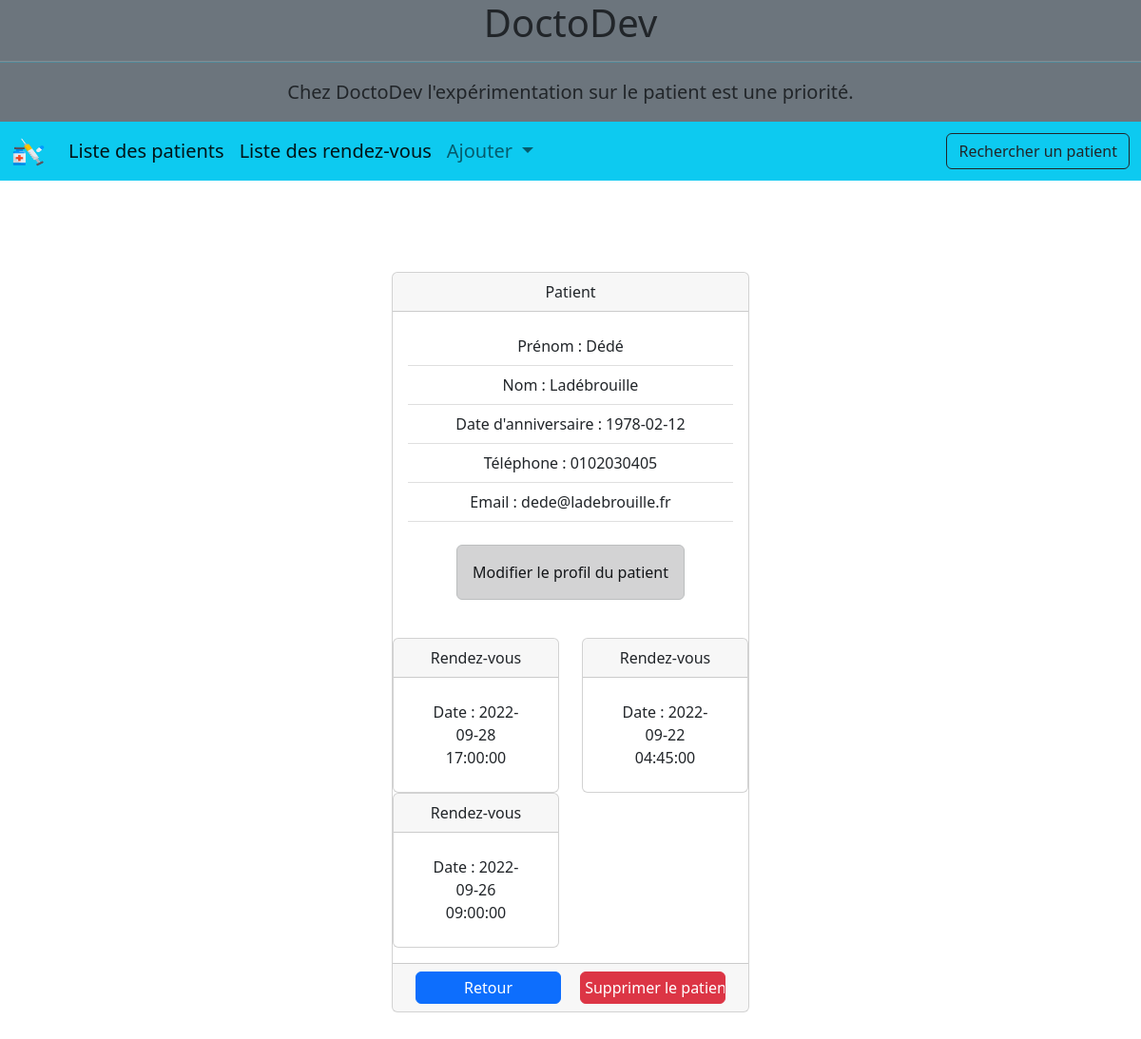
The page /controller/profil-patient.php?id=8 on the database its author committed.
### tables this page shows
CREATE TABLE IF NOT EXISTS `patients`(
        `id`        INT (11) AUTO_INCREMENT  NOT NULL ,
        `lastname`  VARCHAR (25) NOT NULL ,
        `firstname` VARCHAR (25) NOT NULL ,
        `birthdate` DATE NOT NULL ,
        `phone`     VARCHAR (25) ,
        `mail`      VARCHAR (100) NOT NULL ,
        PRIMARY KEY (`id`)
);

CREATE TABLE IF NOT EXISTS `appointments`(
        `id`         INT (11) AUTO_INCREMENT  NOT NULL ,
        `dateHour`   DATETIME NOT NULL ,
        `idPatients` INT (11) NOT NULL ,
        PRIMARY KEY (`id`)
);

### controller/profil-patient.php (called while the page is built, shortened)
<?php
require "../model/PatientManager.php";
$patientManager = new PatientManager();
if(isset($_GET["id"]) && !empty($_GET["id"])) {
  $patient = $patientManager->getPatientById($_GET["id"]);
  $idPatients = $patient->getId();
  $rendezvous = $patientManager->getPatientRendezvous($idPatients);
}
else {
  $error = "Vous n'avez pas correctement sélectionné le patient, essayez une nouvelle sélection.";
}
include "../view/profile-patient-view.php";

### model/DataBaseConnect.php (called while the page is built, shortened)
<?php
abstract class DataBaseConnect {
  private static ?PDO $db = null;
  public static function getPDOConnexion() {
    try {
      if (!self::$db) {
        $db = new PDO("mysql:host=" . self::HOST . ";dbname=" . self::NAME, self::LOGIN, self::PASSWORD);
        $db->setAttribute(PDO::ATTR_ERRMODE, PDO::ERRMODE_EXCEPTION);
        self::$db = $db;
      }
      return self::$db;
    }
    catch(Exception $error) {
      echo "Nous n'arrivons pas à nous connecter à la base de données." . "<br/> erreur: " . $error->getMessage();
      die();
    }
  }
}

### model/DataBase.php (called while the page is built, shortened)
<?php
require "DataBaseConnect.php";
abstract class DataBase
{
  public function __construct() {
    $this->db = DataBaseConnect::getPDOConnexion();
  }
}

### model/PatientManager.php (called while the page is built, shortened)
<?php
require_once "dataBase.php";
require "entity/Patient.php";
class PatientManager extends DataBase
{
  public function getPatientById($id): mixed
  {
    $query = $this->db->prepare("SELECT * FROM patients WHERE id=:id");
    $query->execute([
      "id" => $id
    ]);
    $result = $query->fetch(PDO::FETCH_ASSOC);
    if ($result) {
      $result= new Patient($result);
    }
    return $result;
  }
  public function getPatientRendezvous($id)
  {
    $query = $this->db->prepare(
    "SELECT  patients.*, appointments.*
          FROM patients
          INNER JOIN appointments
          ON patients.id = appointments.idPatients
          WHERE appointments.idPatients =:idPatients");
    $query->execute([
      "idPatients" => $id
    ]);
    $result = $query->fetchAll(PDO::FETCH_ASSOC);
    foreach($result as $key=>$rendezvous){
      $result[$key] = new Rendezvous($rendezvous);
    }
    return $result;
  }
}

### model/entity/Patient.php (called while the page is built, shortened)
<?php
class Patient
{
  protected int $id;
  protected string $lastname;
  protected string $firstname;
  protected string $birthdate;
  protected string $phone;
  protected string $mail;
  public function __construct(?array $data = null)
  {
    if ($data) {
      foreach ($data as $key => $value) {
        $setter = "set" . ucfirst($key);
      }
    }
  }
  public function getId(): int
  {
    return $this->id;
  }
  public function setId($id)
  {
    $this->id = $id;
  }
  public function getLastname(): string
  {
    return $this->lastname;
  }
  public function setLastname($lastname)
  {
    $this->lastname = $lastname;
  }
  public function getFirstname(): string
  {
    return $this->firstname;
  }
  public function setFirstname($firstname)
  {
    $this->firstname = $firstname;
  }
  public function getBirthdate(): string
  {
    return $this->birthdate;
  }
  public function setBirthdate($birthdate)
  {
    $this->birthdate = $birthdate;
  }
  public function getPhone(): string
  {
    return $this->phone;
  }
  public function setPhone($phone)
  {
    $this->phone = $phone;
  }
  public function getMail(): string
  {
    return $this->mail;
  }
  public function setMail($mail)
  {
    $this->mail = $mail;
  }
}

### model/entity/Rendezvous.php (called while the page is built, shortened)
<?php
class Rendezvous
{
  protected string $dateHour;
  public function __construct(?array $data = null)
  {
    if($data) {
      foreach($data as $key => $value) {
        $setter= "set". ucfirst($key);
      }
    }
  }
  public function getDateHour(): string
  {
    return $this->dateHour;
  }
  public function setDateHour($dateHour): void
  {
    $this->dateHour = $dateHour;
  }
}

### view/profile-patient-view.php (the view, shortened to what this page needs)
<?php include "../view/template/header.php"; ?>
  <div class="row mb-5">
    <?php if($patient): ?>
      <div class="col-12 col-md-6 col-lg-4 mt-5 m-auto">
        <div class="card h-100 text-center">
          <div class="card-header">
            Patient
          </div>
          <div class="card-body">
            <ul class="list-group list-group-flush">
              <li class="list-group-item"><?php echo "Prénom : " . $patient->getFirstname() ; ?></li>
              <li class="list-group-item"><?php echo "Nom : " . $patient->getLastname() ; ?></li>
              <li class="list-group-item"><?php echo "Date d'anniversaire : " . $patient->getBirthdate() ; ?></li>
              <li class="list-group-item"><?php echo "Téléphone : " . $patient->getPhone() ; ?></li>
              <li class="list-group-item"><?php echo "Email : " . $patient->getMail() ; ?></li>
              <li class="list-group-item">
                <a class="alert alert-dark btn btn-dark mt-3" href="../controller/update-patient.php?id=<?php echo $patient->getId() ;?>">Modifier le profil du patient</a>
              </li>
            </ul>
          </div>
          <?php if($rendezvous): ?>
            <div class="row mb-3">
              <?php foreach($rendezvous as $index => $rendezvous) : ?>
              <div class="col-6">
                <div class="card h-100 text-center">
                  <div class="card-header">
                    Rendez-vous
                  </div>
                  <div class="card-body">
                    <ul class="list-group list-group-flush">
                      <li class="list-group-item"><?php echo "Date : " . $rendezvous->getDateHour() ; ?></li>
                    </ul>
                  </div>
                </div>
              </div>
              <?php endforeach; ?>
            </div>
          <?php endif; ?>
          <div class="card-footer">
            <form class="row justify-content-evenly" method="POST">
              <a class="btn btn-primary col-5 p-1" href="../controller/liste-patients.php">Retour</a>
              <input class="btn btn-danger col-5 p-1" name="delete" type="submit" value="Supprimer le patient">
            </form>
          </div>
        </div>
      </div>
    <?php endif; ?>
  </div>
<?php include "../view/template/footer.php"; ?>

### asset/css/main.css (style rules this page uses)
html { color: #222; font-size: 1em; line-height: 1.4; }

### rows shown on the page
patients: firstname "Dédé", lastname "Ladébrouille", birthdate "1978-02-12", phone "0102030405", mail "dede@ladebrouille.fr"
appointments: dateHour "2022-09-28 17:00:00"
appointments: dateHour "2022-09-22 04:45:00"
appointments: dateHour "2022-09-26 09:00:00"
